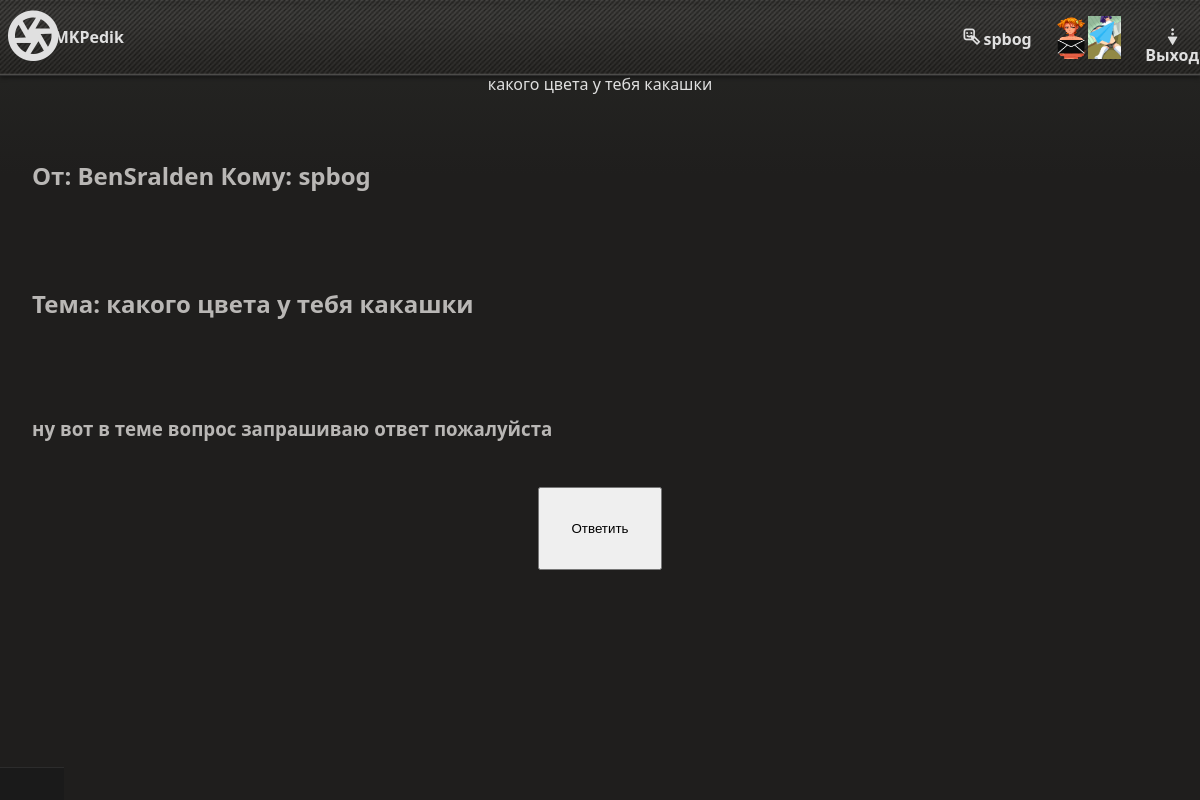
Page /messages/showmessage?msgid=1 (signed in) on the committed database.
### mk/database/user.py (models this page shows, shortened)
class User(db.Model):
    username = db.Column(db.String(32), unique=True, primary_key=True)
    pwdhash = db.Column(db.String(256))
    admin = db.Column(db.Boolean)
    profile_description = db.Column(db.String(512))
    commit_n = db.Column(db.Integer)

### mk/database/message.py (models this page shows, shortened)
class Message(db.Model):
    msgid = db.Column(db.Integer, primary_key=True, autoincrement=True)
    from_user = db.Column(db.String(32), nullable=False)
    to_user = db.Column(db.String(32), nullable=False)
    topic = db.Column(db.String(32), nullable=False)
    data = db.Column(db.Text, nullable=False)

### mk/decorators.py (the view)
    def wrapper(*args, **kwargs):
        if not g.user:
            return render_template("not_admin.html")
        return func(*args, **kwargs)

### mk/auth/auth.py (called while the page is built)
@auth_bp.before_app_request
def load_user():
    username = session.get("username")
    pwdhash = session.get("pwdhash")
    if username is None or pwdhash is None:
        g.user = None
    else:
        user = db.session.execute(db.select(User).filter_by(username=username)).first()
        if not user:
            g.user = None
        elif user[0].pwdhash == pwdhash:
            g.user = user[0]

### mk/messages/showmessage.py (called while the page is built)
@messages_bp.route("/showmessage", methods=["GET"])
@user_only
def show_message():
    next_answer = request.args.get("next_answer")
    msgid = request.args.get("msgid")
    if not msgid:
        return render_template("error.html", error="Не передан параметр msg_id")
    message = Message.query.filter(or_(Message.from_user == g.user.username, Message.to_user == g.user.username)).filter_by(msgid=msgid).first()
    if not message:
        return render_template("error.html", error="Сообщение не найдено.")
    return render_template("messages/show_message.html", message=message)

### mk/templates/messages/show_message.html
{% extends "base.html" %}
{% block header %}{% block title %}{{message.topic}}{% endblock %}{% endblock %}
{% block content %}
    <h2>От: {{message.from_user}} Кому: {{message.to_user}}</h2>
    <h2>Тема: {{message.topic}}</h2>
    <h3>{{message.data}}</h3>
    <button onclick="window.location.href = '/messages/send?answering_to={{message.msgid}}'">Ответить</button>
{% endblock %}

### mk/templates/base.html (shortened to what this page needs)
<!DOCTYPE html>
<html lang="en">
    <link rel="stylesheet" href="{{url_for('static', filename='styles.css')}}">
    <header>
        <div id="hat">
            <a class="home" href="/">MKPedik</a>
            <a class="homeicon" href="/"></a>
            {% if g.user %}
                <img class="inbox" style="width: 33px; height: 43px;" src={{url_for('static', filename='mailbox.png')}} onclick="window.location.href = '/messages/inbox'" />
                <img class="send" style="width: 33px; height: 43px;" src={{url_for('static', filename='send-icon.png')}} onclick="window.location.href = '/messages/send'"/>
                <a class="reg" href="/users/getme">{{g.user["username"]}}</a>
                <a class="login" href="/auth/logout">Выход</a>
            {% else %}
                <a class="reg" href="/auth/register">Регистрация</a>
                <a class="login" href="/auth/login">Вход</a>
            {% endif %}
        </div>
        {% block header %}{% endblock %}
    </header>
    <body>
        {% block content %}{% endblock %}
    </body>
    <footer>
    </footer>
</html>

### mk/static/styles.css (style rules this page uses)
:root { --bg-color: #121212; --header-bg: #1e1e1e; --footer-bg: #1a1a1a; --text-color: #e0e0e0; --accent-color: #0d6efd; --danger-color: #dc3545; --border-color: #2c2c2c; --transition: 0.3s ease; }
body { background: linear-gradient(0deg,#1f1e1d 0%,#1f1e1d 80%,#242422 100%); background-color: #1f1e1d; background-position: 0 60px; background-repeat: repeat-x; overflow-y: scroll; color: #e0e0e0; font-family: "Segoe UI", sans-serif; line-height: 1; margin: 0; padding: 0; text-align: center; }
#hat { background: url("/static/globalheader_bg.jpg"); background-size:contain; padding: 1rem 2rem; display: grid; border-bottom: 1px solid var(--border-color); box-shadow: 0 2px 4px rgba(0, 0, 0, 0.4); position: sticky; top: 0; z-index: 1000; grid-template-columns: 10% 70% 10% 3% 5%; }
#hat a { color: var(--text-color); text-decoration: none; font-weight: bold; position: relative; top:30%; transition: color var(--transition); height: 20px; }
.home { grid-column: 1; }
.home::before { font-family: PS3; content: "e "; font-size:60px; top: -22px; left: -30px; position:absolute; }
.reg { grid-column: 3; }
.reg:before { font-family: PS3; content: "s "; }
.login:before { font-family: PS3; content: "b "; }
.inbox { grid-column: 4; grid-row: 1; }
.send { grid-column: 5; grid-row: 1; }
a { color: #688ba8; text-decoration:none; }
.login { grid-column: 6; }
#hat a::after { content: ""; position: absolute; width: 0%; height: 2px; left: 0; bottom: -2px; transition: text-shadow 0.3s ease; background: var(--accent-color); }
body > *:not(header):not(footer) { flex: 1; padding: 2rem; }
footer { background-color: var(--footer-bg); padding: 1rem 2rem; text-align: center; border-top: 1px solid var(--border-color); font-size: 0.9rem; position: fixed; display:block; color: #aaa; bottom:0; }
h1, h2, h3, h4, h5 { padding-left: 12px; margin-top: 2.5rem; margin-bottom: 1rem; transition: border-color 0.3s ease, color 0.3s ease; }
h1, h2, h3, h4, h5 { text-align: left; color: #b9b7b5; }

### rows in the picture
User: user.username "spbog"
Message: topic "какого цвета у тебя какашки", from_user "BenSralden", to_user "spbog", data "ну вот в теме вопрос запрашиваю ответ пожалуйста"
